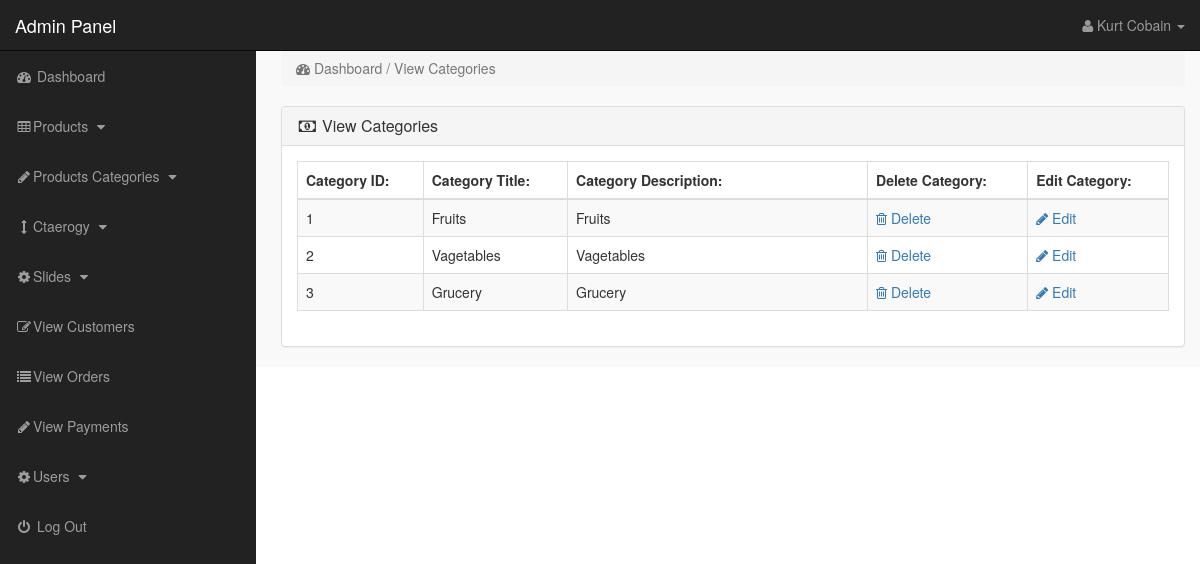
Page /admin_area/index.php?view_cats (signed in) on the committed database.
### tables this page shows
CREATE TABLE `categories` (
  `cat_id` int(10) NOT NULL,
  `cat_title` text NOT NULL,
  `cat_desc` text NOT NULL
);

### admin_area/view_cats.php (the view)
<?php
if(!isset($_SESSION['admin_email'])){
echo "<script>window.open('login.php','_self')</script>";
}
else {
?>
<div class="row" >
<div class="col-lg-12" >
<ol class="breadcrumb" >
<li class="active" >
<i class="fa fa-dashboard" ></i> Dashboard / View Categories
</li>
</ol>
</div>
</div>
<div class="row" >
<div class="col-lg-12" >
<div class="panel panel-default" >
<div class="panel-heading" >
<h3 class="panel-title" >
<i class="fa fa-money fa-fw"></i> View Categories
</h3>
</div>
<div class="panel-body" >
<div class="table-responsive" >
<table class="table table-bordered table-hover table-striped" >
<thead>
<tr>
<th>Category ID:</th>
<th>Category Title:</th>
<th>Category Description:</th>
<th>Delete Category:</th>
<th>Edit Category:</th>
</tr>
</thead>
<tbody>
<?php
$i=0;
$get_cats = "select * from categories";
$run_cats = mysqli_query($con,$get_cats);
while($row_cats = mysqli_fetch_array($run_cats)){
$cat_id = $row_cats['cat_id'];
$cat_title = $row_cats['cat_title'];
$cat_desc = $row_cats['cat_desc'];
$i++;
?>
<tr>
<td><?php echo $i; ?></td>
<td><?php echo $cat_title; ?></td>
<td width="300" ><?php echo $cat_desc; ?></td>
<td>
<a href="index.php?delete_cat=<?php echo $cat_id; ?>" >
<i class="fa fa-trash-o" ></i> Delete
</a>
</td>
<td>
<a href="index.php?edit_cat=<?php echo $cat_id; ?>" >
<i class="fa fa-pencil" ></i> Edit
</a>
</td>
</tr>
<?php } ?>
</tbody>
</table>
</div>
</div>
</div>
</div>
</div>
<?php } ?>

### admin_area/includes/sidebar.php (shortened to what this page needs)
<?php
if(!isset($_SESSION['admin_email'])){
    echo "<script>windw.open('login.php','_self')</script>";
}
else{
?>
<nav class="navbar navbar-inverse navbar-fixed-top" >
<div class="navbar-header" >
<a href="index.php?dashboard" class="navbar-brand">Admin Panel</a>
</div>
<ul class="nav navbar-right top-nav">
<li class="dropdown">
<a href="#" class="dropdown-toggle" data-toggle="dropdown">
<i class="fa fa-user"></i>
<?php   echo $admin_name; ?> <b class="caret"></b>
</a>
</li>
</ul>
 <div class="collapse navbar-collapse navbar-ex1-collapse">
  <ul class="nav navbar-nav side-nav">
  <li>
    <a href="index.php?dashboard">
    <i class="fa fa-fw fa-dashboard"></i>  Dashboard
    </a>
  </li>
  <li>
  <a href="#" data-toggle="collapse" data-target="#products">
 <i class="fa fa-fw fa-table"></i>Products
 <i class="fa fa-fw fa-caret-down"></i>
  </a>
      </li>
     <li>
  <a href="#" data-toggle="collapse" data-target="#p_cat">
 <i class="fa fa-fw fa-pencil"></i>Products Categories
 <i class="fa fa-fw fa-caret-down"></i>
  </a>
      </li>
     <li>
  <a href="#" data-toggle="collapse" data-target="#cat">
 <i class="fa fa-fw fa-arrows-v"></i>Ctaerogy
 <i class="fa fa-fw fa-caret-down"></i>
  </a>
      </li>
     <li>
  <a href="#" data-toggle="collapse" data-target="#slides">
 <i class="fa fa-fw fa-gear"></i>Slides
 <i class="fa fa-fw fa-caret-down"></i>
  </a>
      </li>
 <li>
    <a href="index.php?view_customers">
    <i class="fa fa-fw fa-edit"></i>View Customers
    </a>
 </li>
 <li>
    <a href="index.php?view_orders">
    <i class="fa fa-fw fa-list"></i>View Orders
    </a>
 </li>
 <li>
    <a href="index.php?view_payments">
    <i class="fa fa-fw fa-pencil"></i>View Payments
    </a>
 </li>
     <li>
  <a href="#" data-toggle="collapse" data-target="#users">
 <i class="fa fa-fw fa-gear"></i>Users
 <i class="fa fa-fw fa-caret-down"></i>
  </a>
      </li>
   <li>
    <a href="logout.php">
    <i class="fa fa-fw fa-power-off"></i> Log Out
    </a>
   </li>
  </ul>
 </div>
</nav>
<?php } ?>

### admin_area/styles/style.css (style rules this page uses)
body { margin-top: 100px; }
@media (min-width: 768px) { body { margin-top: 50px; } }
.top-nav { padding: 0 15px; }
.top-nav>li { display: inline-block; float: left; }
.top-nav>li>a { padding-top: 15px; padding-bottom: 15px; line-height: 20px; color: #999; }
@media (min-width : 768px) { .side-nav { position: fixed; top: 51px; width: 256px; border-radius: 0; overflow-y: auto; background-color: #222; bottom: 0; overflow-x: hidden; padding-bottom: 40px; } }
@media (min-width : 768px) { .side-nav>li>a { width: 256px; } }
.panel-body { border-radius:5px; }

### rows in the picture
categories: cat_title "Fruits", cat_desc "Fruits"
categories: cat_title "Vagetables", cat_desc "Vagetables"
categories: cat_title "Grucery", cat_desc "Grucery"

### other values in the picture
$admin_name "Kurt Cobain"
